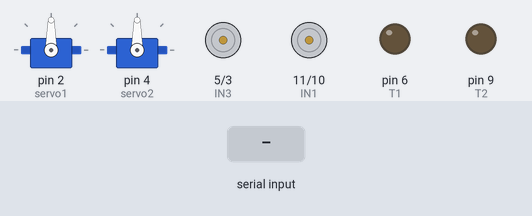
A sketch run on a simulated Arduino Uno, built with avr-gcc and run on an emulated ATmega328P. Parts: 2 × servo, motor-driver pin pairs drawn as motors (green arrow = first pin HIGH = forward, orange = second pin HIGH = backward, longer = more drive), output pins drawn as LEDs (lit = HIGH). The inputs (shaded band) are chosen by the test bench.

Above: at 1.2 s.
1.3 s: "G" received over the second serial link
At 1.8 s:
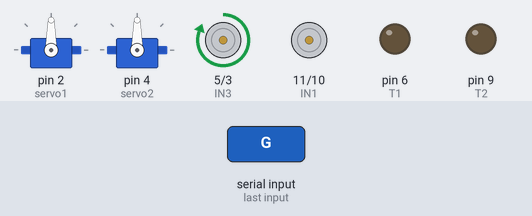
2.8 s: "B" received over the second serial link
At 4.0 s:
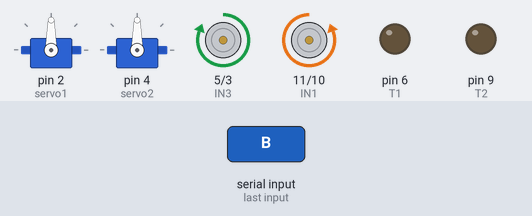
4.3 s: "Z" received over the second serial link
At 5.9 s:
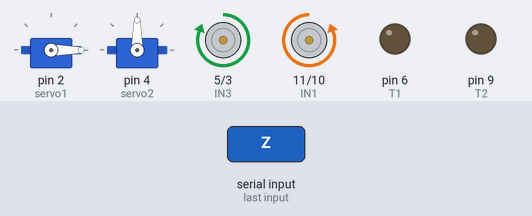
6.7 s: "X" received over the second serial link
At 8.8 s:
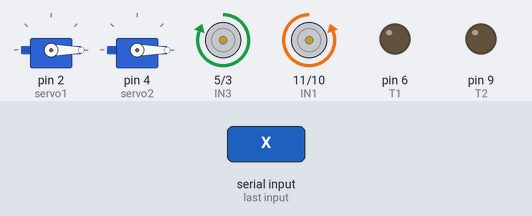
9.1 s: "K" received over the second serial link
At 10.1 s:
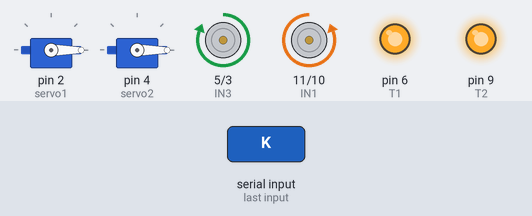
10.6 s: "F90\n" received over the second serial link
At 11.2 s:
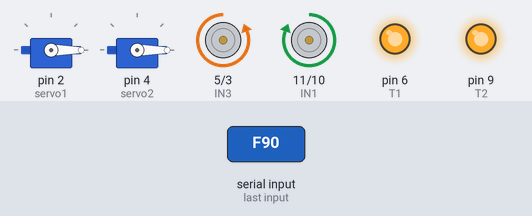
Timing chart, 0 to 13.1 s (numbered marks = the images above; inputs shaded):
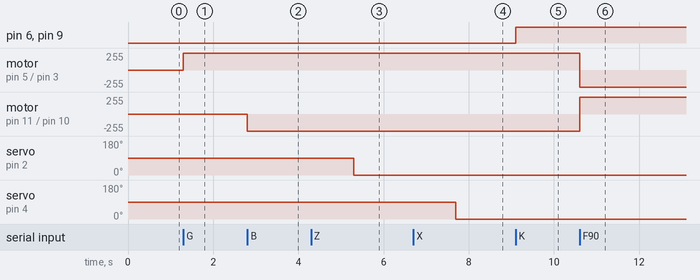

The sketch:

tube.ino
```cpp
#include<SoftwareSerial.h>
#include<Servo.h>

#define TX 1
#define RX 0

SoftwareSerial BC(RX, TX);

Servo servo1;
Servo servo2;

int PWM;
int ANG;
char DATA;

// Moteur A
#define IN1 11
#define IN2 10
// Moteur B
#define IN3 5
#define IN4 3

// Tube
#define T1 6
#define T2 9

void setup() {
  Serial.begin(9600);
  pinMode(IN1, OUTPUT);
  pinMode(IN2, OUTPUT);
  pinMode(IN3, OUTPUT);
  pinMode(IN4, OUTPUT);
  servo1.attach(2);
  servo2.attach(4);
  BC.begin(9600);
}

void loop() {
  if (BC.available()) {
    DATA = BC.read();
    if (DATA == 'F') {
      analogWrite(IN1, 255);
      analogWrite(IN2, 0);
      analogWrite(IN3, 0);
      analogWrite(IN4, 255);
    }
    if (DATA == 'R') {
      analogWrite(IN1, 255);
      analogWrite(IN2, 0);
      analogWrite(IN3, 0);
      analogWrite(IN4, 0);
    }
    if (DATA == 'L') {
      analogWrite(IN1, 0);
      analogWrite(IN2, 0);
      analogWrite(IN3, 0);
      analogWrite(IN4, 255);
    }
    if (DATA == 'S') {
      analogWrite(IN1, 0);
      analogWrite(IN2, 0);
      analogWrite(IN3, 0);
      analogWrite(IN4, 0);
    }
    if (DATA == 'D') {
      analogWrite(IN1, 0);
      analogWrite(IN2, 255);
      analogWrite(IN3, 0);
      analogWrite(IN4, 0);
    }
    if (DATA == 'G') {
      analogWrite(IN1, 0);
      analogWrite(IN2, 0);
      analogWrite(IN3, 255);
      analogWrite(IN4, 0);
    }
    if (DATA == 'B') {
      analogWrite(IN1, 0);
      analogWrite(IN2, 255);
      analogWrite(IN3, 255);
      analogWrite(IN4, 0);
    }
    if (DATA == 'Z') {
      ANG = BC.parseInt();
      servo1.write(ANG);
    }
    if (DATA == 'X') {
      ANG = BC.parseInt();
      servo2.write(ANG);
    }
    if (DATA == 'K') {
      analogWrite(T1, 255);
      analogWrite(T2, 255);
    }
    if (DATA == 'E') {
      analogWrite(T1, 0);
      analogWrite(T2, 0);
    }
  }
}
```

Measured:
- after the input at 1.3 s, motor on pin 5 (IN3) / pin 3 (IN4): stopped → forward 255/255 at once
- after the input at 2.8 s, motor on pin 11 (IN1) / pin 10 (IN2): stopped → backward 255/255 at once
- after the input at 4.3 s, servo on pin 2 (servo1): 90° → 0° after 1.0 s
- after the input at 6.7 s, servo on pin 4 (servo2): 90° → 0° after 1.0 s
- after the input at 9.1 s, pin 6 (T1), pin 9 (T2): LOW → HIGH at once
- after the input at 10.6 s, motor on pin 5 (IN3) / pin 3 (IN4): forward 255/255 → backward 255/255 at once; motor on pin 11 (IN1) / pin 10 (IN2): backward 255/255 → forward 255/255 at once
